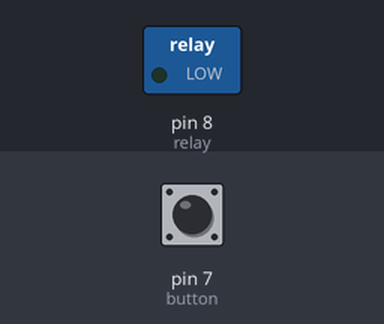
This sketch was run on a simulated Arduino Uno, built with avr-gcc and run on an emulated ATmega328P. Parts: switched loads named in the sketch (green lamp = pin HIGH). The test bench sets the inputs (shaded band); at power-on: pin 7 (button) LOW.

Above: at 1.2 s.
1.3 s: pin 7 (button) pulled HIGH for 0.15 s
At 1.37 s:
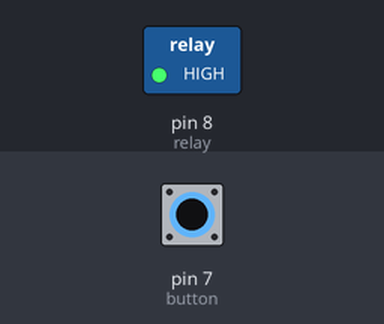
2.9 s: pin 7 (button) pulled HIGH for 3.2 s
At 6.6 s:
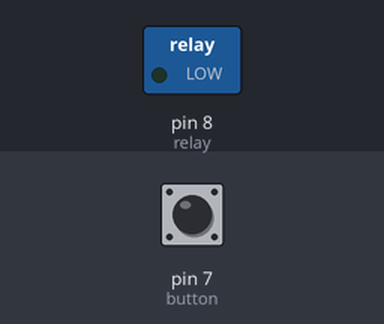
Timing chart, 0 to 8.1 s (numbered marks = the images above; inputs shaded):
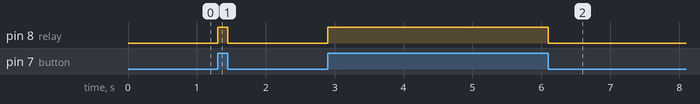

The sketch:

Relay_Interface.ino
```cpp
const int button =7;
const int relay = 8;

void setup()
{
  pinMode(relay,OUTPUT);
  pinMode(button,INPUT);
}

unsigned char button_state;
void loop()
{
  button_state = digitalRead(button);
  if(button_state == HIGH)
  {
    digitalWrite(relay,HIGH);
  }
  else
  {
    digitalWrite(relay,LOW);
  }
}
```

Measured:
- after the input at 1.3 s, pin 8 (relay): LOW → HIGH at once, → LOW 0.15 s later
- after the input at 2.9 s, pin 8 (relay): LOW → HIGH at once, → LOW 3.2 s later
